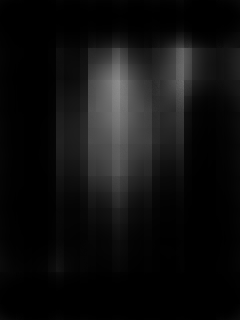
#> input picture SaliencyMetrics/3.png, 240 x 320 px
$ python CC.py
#> lines starting #> are read from the running program, lines starting #| are printed output that depends on the picture; long printed decimals are rounded
#> further down, img1 is the input picture: shape (320, 240); min 0, max 142, mean 15.9
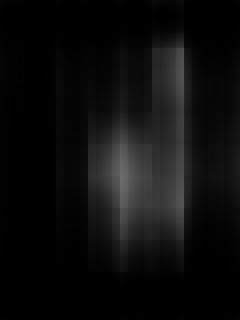
#> input picture SaliencyMetrics/2.png, 240 x 320 px
#> further down, img2 is the input picture: shape (320, 240); min 0, max 109, mean 13.1
import numpy as np
import cv2
import math

def mean2(x):
    y = np.sum(x) / np.size(x);
    return y

def corr2(a,b):
    a = a - mean2(a)
    b = b - mean2(b)

    r = (a*b).sum() / math.sqrt((a*a).sum() * (b*b).sum());
    return r


def CC(saliencyMap1, saliencyMap2):
    map1=cv2.resize(saliencyMap1,(saliencyMap2.shape[1],saliencyMap2.shape[0]))
    map1=map1.astype(float)
    map1=map1/255.0
    map2=saliencyMap2.astype(float)
    map2=map2/255.0

    map1=(map1-np.mean(map1))/np.std(map1)
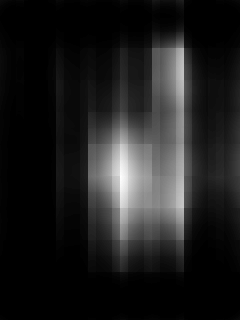
#> map1: shape (320, 240) float64; min -0.633, max 4.63, mean -9.18e-17; drawn with min black and max white
    map2=(map2-np.mean(map2))/np.std(map2)
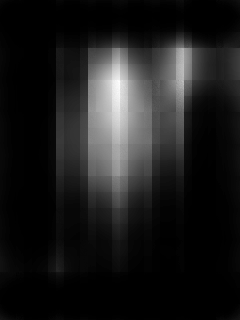
#> map2: shape (320, 240) float64; min -0.597, max 4.75, mean -1.92e-16; drawn with min black and max white

    score=corr2(map1,map2)
#> in mean2, `y = np.sum(x) / np.size(x);`: y = -9.18e-17
#> in corr2, `r = (a*b).sum() / math.sqrt((a*a).sum() * (b*b).sum());`: r = 0.505
#> score = 0.505

    return score

img1 = cv2.imread('3.png',cv2.IMREAD_GRAYSCALE)

img2 = cv2.imread('2.png',cv2.IMREAD_GRAYSCALE)

print(CC(img2,img1))
#| 0.5046
